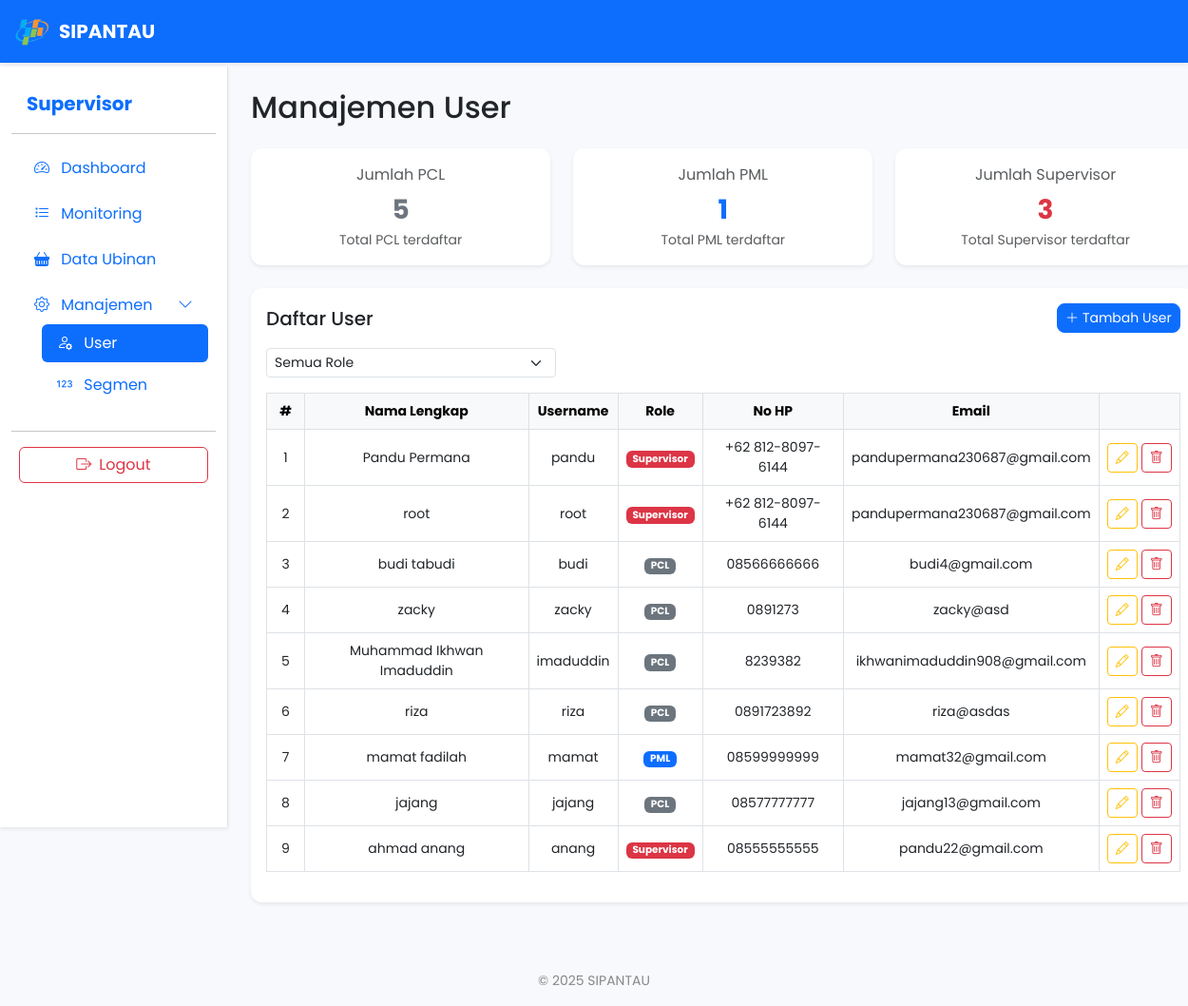
Page /service/super-admin/monitoring_akun.php (signed in) on the committed database.
### tables this page shows
CREATE TABLE `users` (
  `id` int(11) NOT NULL,
  `username` varchar(50) NOT NULL,
  `password` varchar(255) NOT NULL,
  `nama_lengkap` varchar(100) DEFAULT NULL,
  `no_hp` varchar(20) NOT NULL,
  `email` varchar(50) NOT NULL,
  `role` enum('pcl','pml','supervisor') DEFAULT 'pcl',
  `created_at` timestamp NOT NULL DEFAULT current_timestamp(),
  `updated_at` timestamp NULL DEFAULT NULL ON UPDATE current_timestamp(),
  `pml_id` int(11) DEFAULT NULL
);

### service/super-admin/monitoring_akun.php (the view, shortened to what this page needs)
<?php
include '../../config/koneksi.php';
$jumlah_user = mysqli_fetch_assoc(mysqli_query($conn, "SELECT COUNT(*) AS total FROM users WHERE role='pcl'"))['total'] ?? 0;
$jumlah_admin = mysqli_fetch_assoc(mysqli_query($conn, "SELECT COUNT(*) AS total FROM users WHERE role='pml'"))['total'] ?? 0;
$jumlah_supervisor = mysqli_fetch_assoc(mysqli_query($conn, "SELECT COUNT(*) AS total FROM users WHERE role='supervisor'"))['total'] ?? 0;
?>
<!DOCTYPE html>
<html lang="id">
<head>
  <link href="https://cdn.jsdelivr.net/npm/bootstrap@5.3.0/dist/css/bootstrap.min.css" rel="stylesheet">
  <link href="https://cdn.jsdelivr.net/npm/bootstrap-icons@1.10.5/font/bootstrap-icons.css" rel="stylesheet">
  <link rel="stylesheet" href="https://cdn.datatables.net/1.13.6/css/dataTables.bootstrap5.min.css">
</head>
<body>
<nav class="navbar navbar-expand-lg navbar-dark bg-primary shadow-sm fixed-top" style="z-index:1040;">
    <div class="container-fluid">
        <a class="navbar-brand d-flex align-items-center" href="monitoring_panen.php">
            <img src="../../assets/logo.png" alt="Logo BPS" height="40" class="me-2">
            SIPANTAU
        </a>
    </div>
</nav>
<div class="container-fluid" style="padding-top:70px;">
  <div class="row">
    <nav class="col-lg-2 d-none d-lg-block bg-white border-end shadow-sm sidebar py-4 position-fixed" style="height:100vh; z-index:1030;">
      <div class="position-sticky">
        <a href="#" class="d-flex align-items-center mb-3 mb-md-0 me-md-auto text-primary text-decoration-none px-3">
          <span class="fs-5 fw-bold">Supervisor</span>
        </a>
        <hr>
        <ul class="nav nav-pills flex-column mb-auto px-2">
          <li class="nav-item mb-2">
            <a href="super_admin.php" class="nav-link text-primary" aria-current="page">
              <i class="bi bi-speedometer2 me-2"></i> Dashboard
            </a>
          </li>
          <li class="nav-item mb-2">
              <a href="monitoring.php" class="nav-link text-primary">
                  <i class="bi bi-list-task me-2"></i> Monitoring
              </a>
          </li>
          <li class="nav-item mb-2">
            <a href="monitoring_panen.php" class="nav-link text-primary">
              <i class="bi bi-basket-fill me-2"></i> Data Ubinan
            </a>
          </li>
          <li class="nav-item mb-2">
            <a class="nav-link text-primary d-flex justify-content-between align-items-center" data-bs-toggle="collapse" href="#manajemenMenu" role="button" aria-expanded="true" aria-controls="manajemenMenu">
              <span><i class="bi bi-gear me-2"></i> Manajemen</span>
              <i class="bi bi-chevron-down"></i>
            </a>
            <div class="collapse show ps-4" id="manajemenMenu">
              <ul class="nav flex-column">
                <li class="nav-item mb-1">
                  <a href="monitoring_akun.php" class="nav-link active">
                    <i class="bi bi-person-gear me-2"></i> User
                  </a>
                </li>
                <li class="nav-item mb-1">
                  <a href="manage_segmen.php" class="nav-link text-primary">
                    <i class="bi bi-123 me-2"></i> Segmen
                  </a>
                </li>
              </ul>
            </div>
          </li>
        </ul>
        <hr>
        <div class="px-2">
          <a href="../../auth/logout.php" class="btn btn-outline-danger w-100"><i class="bi bi-box-arrow-right me-2"></i>Logout</a>
        </div>
      </div>
    </nav>
    <main id="mainContent" class="col-12 col-lg-10 px-2 px-md-4" style="margin-left:240px;">
      <div class="pt-3 pt-md-4">
        <h2 class="mb-3 mb-md-4">Manajemen User</h2>
        <div class="row g-2 g-md-3 g-lg-4 mb-3 mb-md-4">
          <div class="col-12 col-sm-6 col-lg-4">
            <div class="card shadow-sm border-0 text-center h-100">
              <div class="card-body p-2 p-md-3">
                <div class="text-muted mb-1" style="font-size: clamp(0.8rem, 1.5vw, 1rem);">Jumlah PCL</div>
                <div class="fw-bold text-secondary" style="font-size: clamp(1.2rem, 3vw, 1.75rem);"><?= $jumlah_user ?? 0; ?></div>
                <div class="small text-muted" style="font-size: clamp(0.7rem, 1.2vw, 0.875rem);">Total PCL terdaftar</div>
              </div>
            </div>
          </div>
          <div class="col-12 col-sm-6 col-lg-4">
            <div class="card shadow-sm border-0 text-center h-100">
              <div class="card-body p-2 p-md-3">
                <div class="text-muted mb-1" style="font-size: clamp(0.8rem, 1.5vw, 1rem);">Jumlah PML</div>
                <div class="fw-bold text-primary" style="font-size: clamp(1.2rem, 3vw, 1.75rem);"><?= $jumlah_admin ?? 0; ?></div>
                <div class="small text-muted" style="font-size: clamp(0.7rem, 1.2vw, 0.875rem);">Total PML terdaftar</div>
              </div>
            </div>
          </div>
          <div class="col-12 col-sm-6 col-lg-4">
            <div class="card shadow-sm border-0 text-center h-100">
              <div class="card-body p-2 p-md-3">
                <div class="text-muted mb-1" style="font-size: clamp(0.8rem, 1.5vw, 1rem);">Jumlah Supervisor</div>
                <div class="fw-bold text-danger" style="font-size: clamp(1.2rem, 3vw, 1.75rem);"><?= $jumlah_supervisor ?? 0; ?></div>
                <div class="small text-muted" style="font-size: clamp(0.7rem, 1.2vw, 0.875rem);">Total Supervisor terdaftar</div>
              </div>
            </div>
          </div>
        </div>
        <div class="card shadow-sm border-0 mb-4">
          <div class="card-body p-2 p-md-3">
            <div class="d-flex flex-column flex-md-row justify-content-between align-items-start align-items-md-center mb-3 gap-2">
              <h5 class="card-title mb-0">Daftar User</h5>
              <a href="tambah_user.php" class="btn btn-primary btn-sm btn-custom">
                <i class="bi bi-plus-lg me-1"></i>Tambah User
              </a>
            </div>
            <div class="row mb-3">
              <div class="col-12 col-md-4 mb-2 mb-md-0">
                <select id="roleFilter" class="form-select form-select-sm">
                  <option value="">Semua Role</option>
                </select>
              </div>
            </div>
            <div class="table-responsive">
              <table class="table table-bordered align-middle" id="userTable" style="font-size: clamp(0.75rem, 1.5vw, 0.875rem);">
                <thead class="table-light">
                  <tr>
                    <th class="text-center" style="width:40px;">#</th>
                    <th class="text-center">Nama Lengkap</th>
                    <th class="text-center">Username</th>
                    <th class="text-center">Role</th>
                    <th class="text-center d-none d-md-table-cell">No HP</th>
                    <th class="text-center d-none d-lg-table-cell">Email</th>
                    <th class="text-center" style="width:80px;"></th>
                  </tr>
                </thead>
                <tbody>
                  <?php
                  $no = 1;
                  $q_user = mysqli_query($conn, "SELECT * FROM users ORDER BY created_at DESC");
                  while ($row = mysqli_fetch_assoc($q_user)): ?>
                    <tr data-role="<?= htmlspecialchars($row['role']); ?>">
                      <td class="text-center"><?= $no++; ?></td>
                      <td class="text-center"><?= htmlspecialchars($row['nama_lengkap']); ?></td>
                      <td class="text-center"><?= htmlspecialchars($row['username']); ?></td>
                      <td class="text-center">
                        <?php
                          $role = strtolower($row['role']);
                          if ($role === 'supervisor') {
                            echo '<span class="badge bg-danger">Supervisor</span>';
                          } elseif ($role === 'pml') {
                            echo '<span class="badge bg-primary">PML</span>';
                          } else {
                            echo '<span class="badge bg-secondary">PCL</span>';
                          }
                        ?>
                      </td>
                      <td class="text-center d-none d-md-table-cell"><?= htmlspecialchars($row['no_hp']); ?></td>
                      <td class="text-center d-none d-lg-table-cell"><?= htmlspecialchars($row['email']); ?></td>
                      <td class="text-center">
                        <div class="d-flex gap-1 justify-content-center">
                          <a href="edit_akun.php?id=<?= $row['id']; ?>" class="btn btn-sm btn-outline-warning">
                            <i class="bi bi-pencil"></i>
                          </a>
                          <a href="#"
                            class="btn btn-sm btn-outline-danger deleteButton"
                            data-id="<?= $row['id']; ?>"
                            data-username="<?= htmlspecialchars($row['username']); ?>">
                            <i class="bi bi-trash"></i>
                          </a>
                        </div>
                      </td>
                    </tr>
                  <?php endwhile; ?>
                </tbody>
              </table>
            </div>
          </div>
        </div>
      </div>
    </main>
  </div>
</div>
<footer class="text-center mt-5 mb-3">
    &copy; <?= date('Y'); ?> SIPANTAU
</footer>
</body>
</html>

### service/super-admin/monitoring_akun.php (style rules this page uses)
body { background-color: #f8f9fc; font-family: 'Poppins', sans-serif; overflow-x: hidden; }
.btn-custom { border-radius: 8px; transition: all 0.3s ease; }
.sidebar { width: 240px; }
.navbar-brand { font-weight: bold; }
.card { border-radius: 12px; box-shadow: 0 4px 12px rgba(0,0,0,0.1); }
@media (min-width: 992px) { #mainContent { margin-left: 240px !important; } }
@media (min-width: 992px) { .sidebar { width: 240px; } }
footer { margin-top: 60px; font-size: 14px; color: #888; }

### rows in the picture
users: nama_lengkap "Pandu Permana", username "pandu", role "Supervisor", no_hp "+62 812-8097-6144", email "pandupermana230687@gmail.com"
users: nama_lengkap "root", username "root", role "Supervisor", no_hp "+62 812-8097-6144", email "pandupermana230687@gmail.com"
users: nama_lengkap "budi tabudi", username "budi", role "PCL", no_hp "08566666666", email "budi4@gmail.com"
users: nama_lengkap "zacky", username "zacky", role "PCL", no_hp "0891273", email "zacky@asd"
users: nama_lengkap "Muhammad Ikhwan Imaduddin", username "imaduddin", role "PCL", no_hp "8239382", email "ikhwanimaduddin908@gmail.com"
users: nama_lengkap "riza", username "riza", role "PCL", no_hp "0891723892", email "riza@asdas"
users: nama_lengkap "mamat fadilah", username "mamat", role "PML", no_hp "08599999999", email "mamat32@gmail.com"
users: nama_lengkap "jajang", username "jajang", role "PCL", no_hp "08577777777", email "jajang13@gmail.com"
users: nama_lengkap "ahmad anang", username "anang", role "Supervisor", no_hp "08555555555", email "pandu22@gmail.com"

### other values in the picture
$jumlah_user "5"
$jumlah_admin "1"
$jumlah_supervisor "3"
